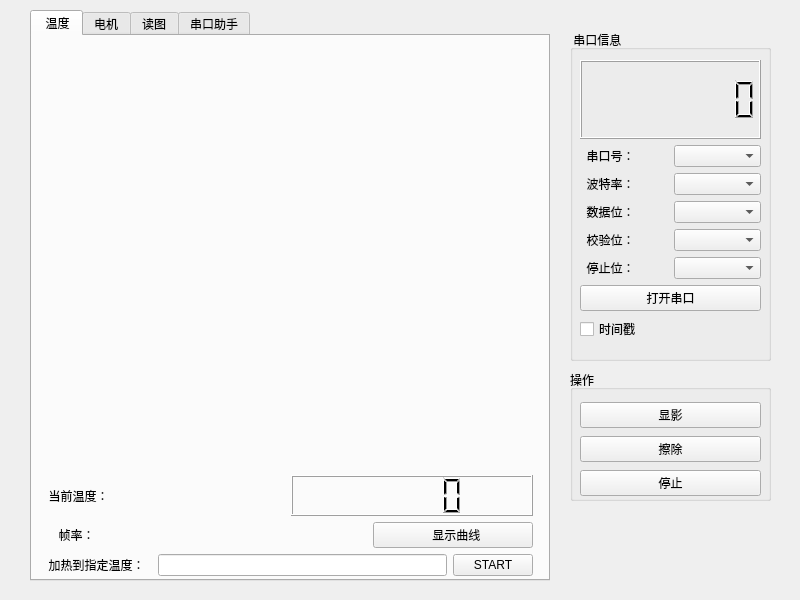
<?xml version="1.0" encoding="UTF-8"?>
<ui version="4.0">
 <class>Widget</class>
 <widget class="QWidget" name="Widget">
  <property name="geometry">
   <rect>
    <x>0</x>
    <y>0</y>
    <width>800</width>
    <height>600</height>
   </rect>
  </property>
  <property name="windowTitle">
   <string>   狗都不用！</string>
  </property>
  <widget class="QTabWidget" name="tabWidget">
   <property name="geometry">
    <rect>
     <x>30</x>
     <y>10</y>
     <width>520</width>
     <height>571</height>
    </rect>
   </property>
   <property name="minimumSize">
    <size>
     <width>520</width>
     <height>560</height>
    </size>
   </property>
   <property name="currentIndex">
    <number>0</number>
   </property>
   <widget class="QWidget" name="tabTemperature">
    <attribute name="title">
     <string> 温度</string>
    </attribute>
    <widget class="QCustomPlot" name="plotTemperatureWidget" native="true">
     <property name="geometry">
      <rect>
       <x>10</x>
       <y>19</y>
       <width>490</width>
       <height>411</height>
      </rect>
     </property>
    </widget>
    <widget class="QWidget" name="verticalLayoutWidget_2">
     <property name="geometry">
      <rect>
       <x>10</x>
       <y>439</y>
       <width>491</width>
       <height>101</height>
      </rect>
     </property>
     <layout class="QVBoxLayout" name="verticalLayout_2">
      <item>
       <layout class="QHBoxLayout" name="horizontalLayout_6">
        <item>
         <layout class="QHBoxLayout" name="horizontalLayout_9">
          <item>
           <widget class="QLabel" name="label">
            <property name="text">
             <string>  当前温度：</string>
            </property>
           </widget>
          </item>
          <item>
           <widget class="QLCDNumber" name="currTempLCDNum"/>
          </item>
         </layout>
        </item>
        <item>
         <layout class="QHBoxLayout" name="horizontalLayout_7"/>
        </item>
       </layout>
      </item>
      <item>
       <layout class="QHBoxLayout" name="horizontalLayout_10">
        <item>
         <widget class="QLabel" name="tempFrameRate">
          <property name="text">
           <string>     帧率：</string>
          </property>
         </widget>
        </item>
        <item>
         <widget class="QLabel" name="tempFrameRateDisplay">
          <property name="text">
           <string/>
          </property>
         </widget>
        </item>
        <item>
         <widget class="QPushButton" name="open_close_drawTemp">
          <property name="text">
           <string>  显示曲线</string>
          </property>
         </widget>
        </item>
       </layout>
      </item>
      <item>
       <layout class="QHBoxLayout" name="horizontalLayout_8">
        <item>
         <widget class="QLabel" name="label_2">
          <property name="text">
           <string>  加热到指定温度：  </string>
          </property>
         </widget>
        </item>
        <item>
         <widget class="QLineEdit" name="lineEdit"/>
        </item>
        <item>
         <widget class="QPushButton" name="pushButton_4">
          <property name="text">
           <string>START</string>
          </property>
         </widget>
        </item>
       </layout>
      </item>
     </layout>
    </widget>
   </widget>
   <widget class="QWidget" name="tab_2">
    <attribute name="title">
     <string>电机</string>
    </attribute>
   </widget>
   <widget class="QWidget" name="tab_3">
    <attribute name="title">
     <string>读图</string>
    </attribute>
   </widget>
   <widget class="QWidget" name="tab_4">
    <attribute name="title">
     <string>串口助手</string>
    </attribute>
   </widget>
  </widget>
  <widget class="QGroupBox" name="serialMessGroupBox">
   <property name="geometry">
    <rect>
     <x>570</x>
     <y>30</y>
     <width>201</width>
     <height>331</height>
    </rect>
   </property>
   <property name="layoutDirection">
    <enum>Qt::LeftToRight</enum>
   </property>
   <property name="autoFillBackground">
    <bool>false</bool>
   </property>
   <property name="title">
    <string> 串口信息</string>
   </property>
   <property name="flat">
    <bool>false</bool>
   </property>
   <property name="checkable">
    <bool>false</bool>
   </property>
   <widget class="QWidget" name="verticalLayoutWidget">
    <property name="geometry">
     <rect>
      <x>10</x>
      <y>30</y>
      <width>181</width>
      <height>281</height>
     </rect>
    </property>
    <layout class="QVBoxLayout" name="verticalLayout">
     <item>
      <widget class="QLCDNumber" name="lcdClock">
       <property name="smallDecimalPoint">
        <bool>false</bool>
       </property>
       <property name="digitCount">
        <number>8</number>
       </property>
       <property name="value" stdset="0">
        <double>0.000000000000000</double>
       </property>
      </widget>
     </item>
     <item>
      <layout class="QHBoxLayout" name="horizontalLayout">
       <item>
        <widget class="QLabel" name="comNumLabel">
         <property name="text">
          <string>  串口号：</string>
         </property>
        </widget>
       </item>
       <item>
        <widget class="QComboBox" name="comNumComBox"/>
       </item>
      </layout>
     </item>
     <item>
      <layout class="QHBoxLayout" name="horizontalLayout_1">
       <item>
        <widget class="QLabel" name="serialBandrateLabel">
         <property name="text">
          <string>  波特率：</string>
         </property>
        </widget>
       </item>
       <item>
        <widget class="QComboBox" name="serialBandrateComBox"/>
       </item>
      </layout>
     </item>
     <item>
      <layout class="QHBoxLayout" name="horizontalLayout_2">
       <item>
        <widget class="QLabel" name="serialDataBitLabel">
         <property name="text">
          <string>  数据位：</string>
         </property>
        </widget>
       </item>
       <item>
        <widget class="QComboBox" name="serialDataBitComBox"/>
       </item>
      </layout>
     </item>
     <item>
      <layout class="QHBoxLayout" name="horizontalLayout_3">
       <item>
        <widget class="QLabel" name="serialVerifyBitLabel">
         <property name="text">
          <string>  校验位：</string>
         </property>
        </widget>
       </item>
       <item>
        <widget class="QComboBox" name="serialVerifyBitComBox"/>
       </item>
      </layout>
     </item>
     <item>
      <layout class="QHBoxLayout" name="horizontalLayout_4">
       <item>
        <widget class="QLabel" name="serialStopBitLabel">
         <property name="text">
          <string>  停止位：</string>
         </property>
        </widget>
       </item>
       <item>
        <widget class="QComboBox" name="serialStopBitComBox"/>
       </item>
      </layout>
     </item>
     <item>
      <widget class="QPushButton" name="open_close_serialPort">
       <property name="text">
        <string>打开串口</string>
       </property>
      </widget>
     </item>
     <item>
      <layout class="QHBoxLayout" name="horizontalLayout_5">
       <item>
        <widget class="QCheckBox" name="timestampcheckBox">
         <property name="text">
          <string>时间戳</string>
         </property>
        </widget>
       </item>
      </layout>
     </item>
    </layout>
   </widget>
  </widget>
  <widget class="QGroupBox" name="groupBox">
   <property name="geometry">
    <rect>
     <x>570</x>
     <y>370</y>
     <width>201</width>
     <height>131</height>
    </rect>
   </property>
   <property name="title">
    <string>操作</string>
   </property>
   <widget class="QWidget" name="verticalLayoutWidget_3">
    <property name="geometry">
     <rect>
      <x>10</x>
      <y>30</y>
      <width>181</width>
      <height>98</height>
     </rect>
    </property>
    <layout class="QVBoxLayout" name="verticalLayout_3">
     <item>
      <widget class="QPushButton" name="pushButton_3">
       <property name="text">
        <string>显影</string>
       </property>
      </widget>
     </item>
     <item>
      <widget class="QPushButton" name="pushButton">
       <property name="text">
        <string>擦除</string>
       </property>
      </widget>
     </item>
     <item>
      <widget class="QPushButton" name="pushButton_2">
       <property name="text">
        <string>停止</string>
       </property>
      </widget>
     </item>
    </layout>
   </widget>
  </widget>
 </widget>
 <customwidgets>
  <customwidget>
   <class>QCustomPlot</class>
   <extends>QWidget</extends>
   <header location="global">qcustomplot.h</header>
   <container>1</container>
  </customwidget>
 </customwidgets>
 <resources/>
 <connections/>
</ui>
